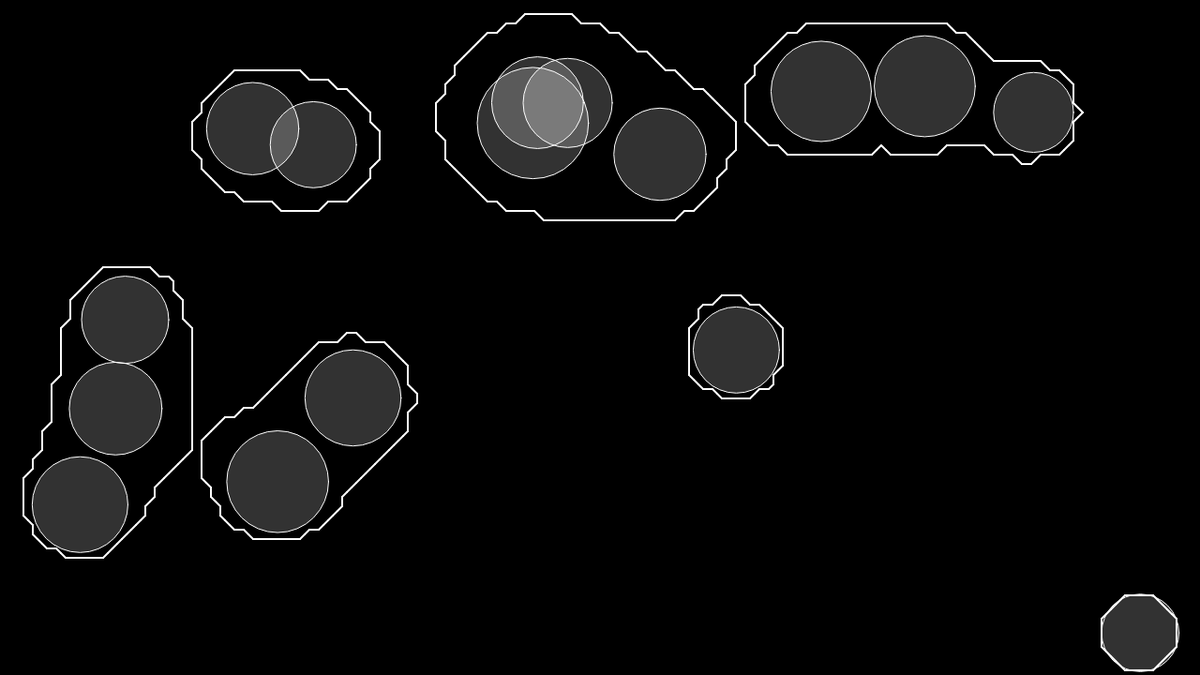
Frame 1 (no input)
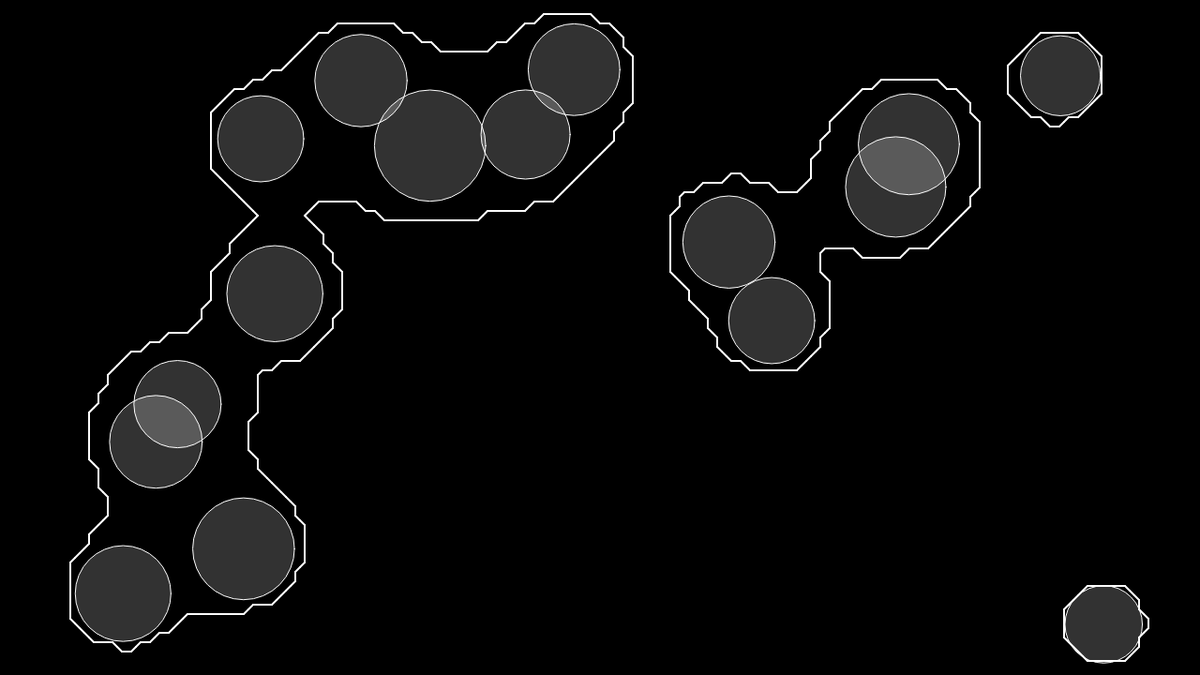
Frame 60 (no input)
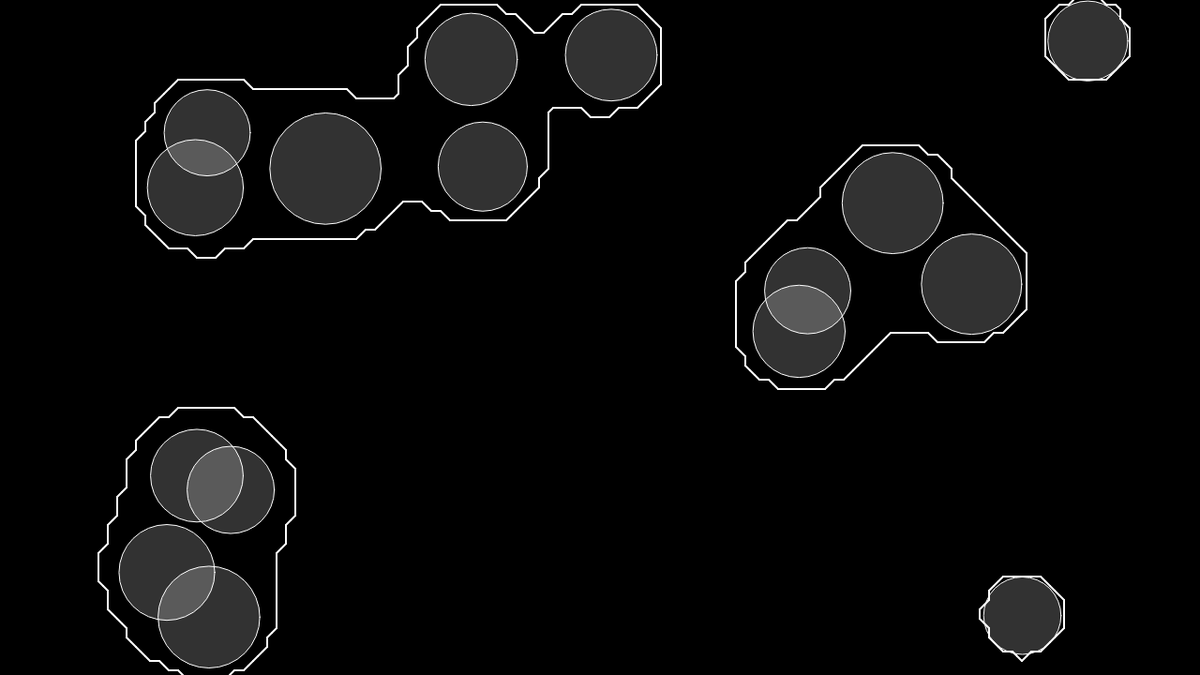
Frame 120 (the mouse pressed at the canvas centre since frame 60)

The p5.js sketch that drew these frames (run headless with seeded random() and noise() and a simulated clock; from frame 60 on, the mouse is pressed at the canvas centre):

// p5.js sketch
// ── sketch.js
// Marching Squares Metaballs
// Coding in the Cabana
// The Coding Train / Daniel Shiffman
// https://thecodingtrain.com/challenges/coding-in-the-cabana/005-marching-squares.html
// https://youtu.be/0ZONMNUKTfU
// p5 port: https://editor.p5js.org/codingtrain/sketches/wwB-AA4i-

let bubbles = [];
let field = [];
let rez = 10;
let cols, rows;

function setup() {
  createCanvas(1280, 720);
  cols = 1 + width / rez;
  rows = 1 + height / rez;
  for (let i = 0; i < cols; i++) {
    let k = [];
    for (let j = 0; j < rows; j++) {
      k.push(0);
    }
    field.push(k);
  }
  for (let i = 0; i < 16; i++) {
    bubbles.push(new Bubble());
  }
}

function drawLine(v1, v2) {
  line(v1.x, v1.y, v2.x, v2.y);
}

function draw() {
  background(0);

  for (let i = 0; i < cols; i++) {
    for (let j = 0; j < rows; j++) {
      let sum = 0;
      let x = i * rez;
      let y = j * rez;
      for (let b of bubbles) {
        sum += (b.r * b.r) / ((x - b.x) * (x - b.x) + (y - b.y) * (y - b.y));
      }
      field[i][j] = sum;
    }
  }

  //for (let i = 0; i < cols; i++) {
  //  for (let j = 0; j < rows; j++) {
  //    fill(field[i][j]*255);
  //    noStroke();
  //    rect(i*rez, j*rez, rez, rez);
  //  }
  //}

  for (let b of bubbles) {
    b.update();
    b.show();
  }

  for (let i = 0; i < cols - 1; i++) {
    for (let j = 0; j < rows - 1; j++) {
      let x = i * rez;
      let y = j * rez;
      let a = createVector(x + rez * 0.5, y);
      let b = createVector(x + rez, y + rez * 0.5);
      let c = createVector(x + rez * 0.5, y + rez);
      let d = createVector(x, y + rez * 0.5);

      let threshold = 1;
      let c1 = field[i][j] < threshold ? 0 : 1;
      let c2 = field[i + 1][j] < threshold ? 0 : 1;
      let c3 = field[i + 1][j + 1] < threshold ? 0 : 1;
      let c4 = field[i][j + 1] < threshold ? 0 : 1;
      let state = getState(c1, c2, c3, c4);

      stroke(255);
      strokeWeight(2);
      switch (state) {
        case 1:
          drawLine(c, d);
          break;
        case 2:
          drawLine(b, c);
          break;
        case 3:
          drawLine(b, d);
          break;
        case 4:
          drawLine(a, b);
          break;
        case 5:
          drawLine(a, d);
          drawLine(b, c);
          break;
        case 6:
          drawLine(a, c);
          break;
        case 7:
          drawLine(a, d);
          break;
        case 8:
          drawLine(a, d);
          break;
        case 9:
          drawLine(a, c);
          break;
        case 10:
          drawLine(a, b);
          drawLine(c, d);
          break;
        case 11:
          drawLine(a, b);
          break;
        case 12:
          drawLine(b, d);
          break;
        case 13:
          drawLine(b, c);
          break;
        case 14:
          drawLine(c, d);
          break;
      }
    }
  }
}

function getState(a, b, c, d) {
  return a * 8 + b * 4 + c * 2 + d * 1;
}

// ── Bubble.js
class Bubble {
  constructor() {
    this.r = random(40, 60);
    this.x = random(this.r, width - this.r);
    this.y = random(this.r, height - this.r);
    this.vx = random(-2, 2);
    this.vy = random(-2, 2);
  }

  show() {
    noFill();
    stroke(255);
    fill(255, 50);
    strokeWeight(1);
    circle(this.x, this.y, this.r * 2);
  }

  update() {
    this.x += this.vx;
    this.y += this.vy;
    if (this.x > width - this.r || this.x < this.r) {
      this.vx *= -1;
    }
    if (this.y > height - this.r || this.y < this.r) {
      this.vy *= -1;
    }
  }
}
